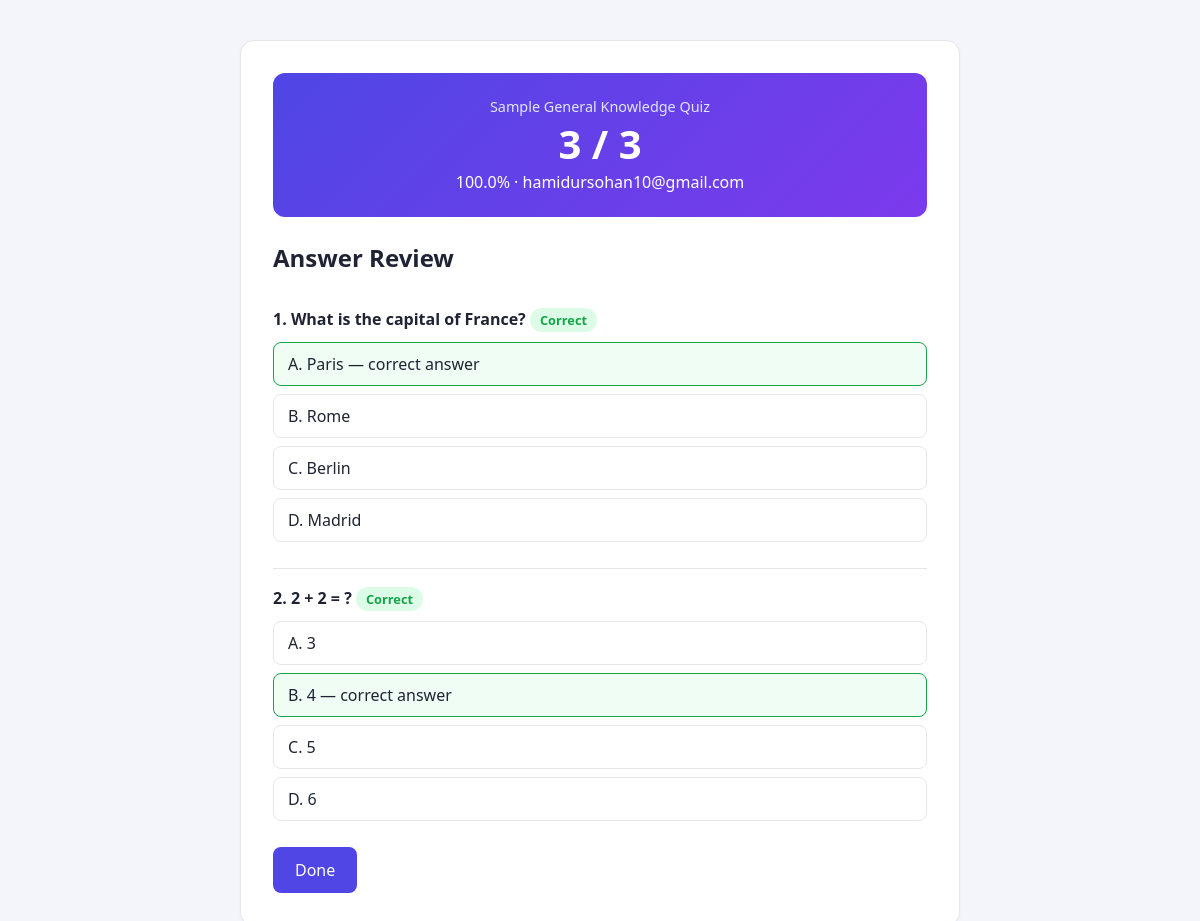
Screenshot of /result/2/ with the database file from the repository.
### quiz/models.py (models this page shows, shortened)
class QuizAttempt(models.Model):
    email = models.EmailField()
    quiz = models.ForeignKey(Quiz, related_name="attempts", on_delete=models.CASCADE)
    score = models.PositiveIntegerField(default=0)
    total_marks = models.PositiveIntegerField(default=0)
    started_at = models.DateTimeField(auto_now_add=True)
    submitted_at = models.DateTimeField(null=True, blank=True)
    @property
    def percentage(self):
        if self.total_marks == 0:
            return 0
        return round((self.score / self.total_marks) * 100, 2)

class Quiz(models.Model):
    title = models.CharField(max_length=200)
    description = models.TextField(blank=True)
    duration_minutes = models.PositiveIntegerField(
        default=30, help_text="Time limit in minutes."
    )
    is_active = models.BooleanField(default=True)
    created_at = models.DateTimeField(auto_now_add=True)

class AnswerRecord(models.Model):
    attempt = models.ForeignKey(QuizAttempt, related_name="answers", on_delete=models.CASCADE)
    question = models.ForeignKey(Question, on_delete=models.CASCADE)
    selected_option = models.CharField(max_length=1, blank=True)
    is_correct = models.BooleanField(default=False)
    class Meta:
        unique_together = ("attempt", "question")

class Question(models.Model):
    OPTION_CHOICES = (
        ("A", "Option A"),
        ("B", "Option B"),
        ("C", "Option C"),
        ("D", "Option D"),
    )
    quiz = models.ForeignKey(Quiz, related_name="questions", on_delete=models.CASCADE)
    text = models.TextField(verbose_name="Question")
    option_a = models.CharField(max_length=500)
    option_b = models.CharField(max_length=500)
    option_c = models.CharField(max_length=500, blank=True)
    option_d = models.CharField(max_length=500, blank=True)
    correct_option = models.CharField(
        max_length=1, choices=OPTION_CHOICES,
        help_text="Define the correct answer for this question here."
    )
    marks = models.PositiveIntegerField(default=1, validators=[MinValueValidator(1)])
    order = models.PositiveIntegerField(default=0)
    class Meta:
        ordering = ["order", "id"]
    def options(self):
        opts = []
        for key, label in self.OPTION_CHOICES:
            value = getattr(self, f"option_{key.lower()}")
            if value:
                opts.append((key, value))
        return opts

### quiz/views.py (the view)
# urls.py: path("result/<int:attempt_id>/", views.result, name="result"),
def result(request, attempt_id):
    attempt = get_object_or_404(QuizAttempt, id=attempt_id)
    answers = attempt.answers.select_related("question").all()
    return render(
        request,
        "quiz/result.html",
        {"attempt": attempt, "answers": answers},
    )

### quiz/templates/quiz/result.html (shortened to what this page needs)
{% extends "quiz/base.html" %}
{% block content %}
<div class="card">
    <div class="score-box">
        <div class="muted" style="color:#e0e7ff;">{{ attempt.quiz.title }}</div>
        <div class="big">{{ attempt.score }} / {{ attempt.total_marks }}</div>
        <div>{{ attempt.percentage }}% &middot; {{ attempt.email }}</div>
    </div>
    <h1>Answer Review</h1>
    {% for record in answers %}
    <div class="question-block">
        <div class="q-title">
            {{ forloop.counter }}. {{ record.question.text }}
            {% if record.is_correct %}
                <span class="badge correct">Correct</span>
            {% else %}
                <span class="badge wrong">Incorrect</span>
            {% endif %}
        </div>
        {% for key, value in record.question.options %}
            <label class="option-label
                {% if key == record.question.correct_option %}correct
                {% elif key == record.selected_option and key != record.question.correct_option %}wrong{% endif %}">
                {{ key }}. {{ value }}
                {% if key == record.question.correct_option %} &mdash; correct answer{% endif %}
            </label>
        {% endfor %}
    </div>
    {% endfor %}
    <a class="btn" href="{% url 'quiz:email_gate' %}">Done</a>
</div>
{% endblock %}

### quiz/templates/quiz/base.html (style rules this page uses)
:root { --primary: #4f46e5; --bg: #f4f5fb; --card: #ffffff; --text: #1f2333; --muted: #6b7280; --border: #e5e7eb; --correct: #16a34a; --wrong: #dc2626; }
* { box-sizing: border-box; }
body { margin: 0; font-family: "Segoe UI", Roboto, Helvetica, Arial, sans-serif; background: var(--bg); color: var(--text); padding: 40px 16px; }
.card { background: var(--card); border: 1px solid var(--border); border-radius: 14px; padding: 32px; box-shadow: 0 1px 3px rgba(0,0,0,0.04); }
h1 { font-size: 1.5rem; margin-top: 0; }
button, .btn { display: inline-block; background: var(--primary); color: #fff; border: none; padding: 12px 22px; border-radius: 8px; font-size: 1rem; cursor: pointer; text-decoration: none; }
.question-block { border-bottom: 1px solid var(--border); padding: 18px 0; }
.question-block:last-of-type { border-bottom: none; }
.q-title { font-weight: 600; margin-bottom: 10px; }
.option-label { display: block; padding: 10px 14px; border: 1px solid var(--border); border-radius: 8px; margin-bottom: 8px; cursor: pointer; }
.option-label.correct { border-color: var(--correct); background: #f0fdf4; }
.score-box { text-align: center; padding: 24px; border-radius: 12px; background: linear-gradient(135deg, var(--primary), #7c3aed); color: #fff; margin-bottom: 24px; }
.score-box .big { font-size: 2.5rem; font-weight: 700; }
.muted { color: var(--muted); font-size: 0.9rem; }
.badge { display: inline-block; padding: 3px 10px; border-radius: 999px; font-size: 0.8rem; font-weight: 600; }
.badge.correct { background: #dcfce7; color: var(--correct); }

### rows the page displays
QuizAttempt: quiz "Sample General Knowledge Quiz", score "3", total_marks "3", percentage "100.0", email "hamidursohan10@gmail.com"
AnswerRecord: question.text "What is the capital of France?", is_correct "Correct", options "A" "B" "C" "D"
Question: options "Paris" "Rome" "Berlin" "Madrid"
AnswerRecord: question.text "2 + 2 = ?", is_correct "Correct", options "A" "B" "C" "D", options "3" "4" "5" "6"
